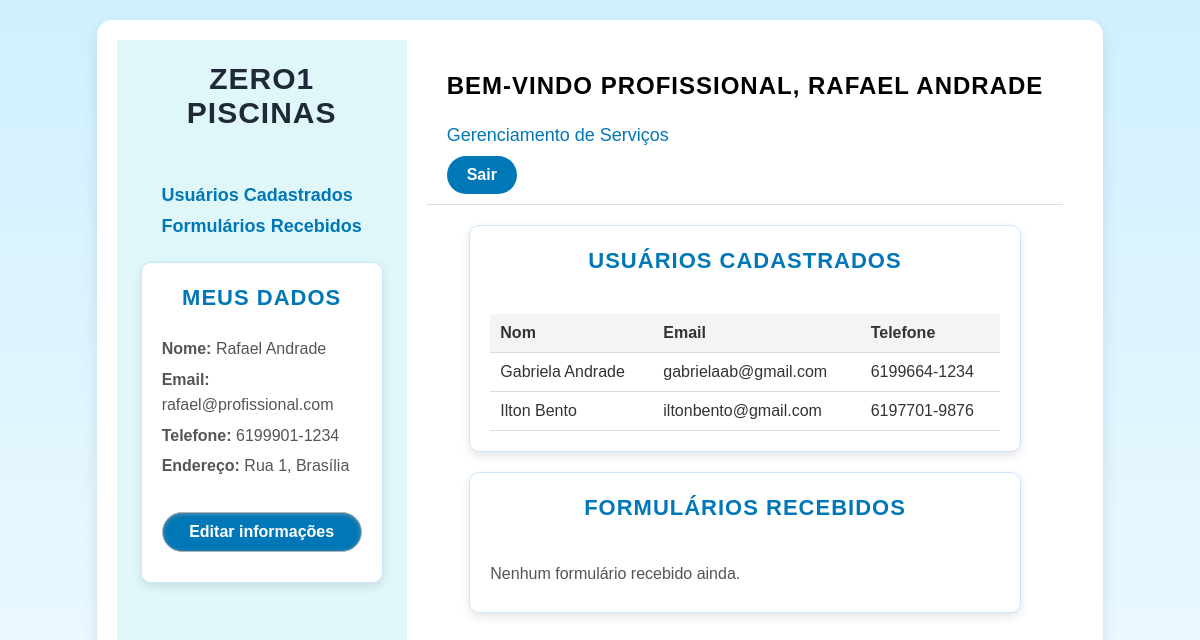
Screenshot of /Profissionais.php (signed in) with the database file from the repository.
### tables this page shows
CREATE TABLE usuarios (
    id INT AUTO_INCREMENT PRIMARY KEY,
    nome VARCHAR(100) NOT NULL,
    email VARCHAR(100) UNIQUE,
    telefone VARCHAR(20),
    endereco TEXT,
    senha VARCHAR(255),
    data_cadastro DATETIME DEFAULT CURRENT_TIMESTAMP,
    tipo_usuario ENUM('cliente', 'profissional') NOT NULL

);

### Profissionais.php (the view, shortened to what this page needs)
<?php
$conexao = Conexao::getInstance();
$id_profissional = $_SESSION['ClassUsuarios'];
$query = "SELECT * FROM usuarios WHERE id = :id_profissional AND tipo_usuario = 'profissional'";
$stmt = $conexao->prepare($query);
$stmt->bindParam(':id_profissional', $id_profissional, PDO::PARAM_INT);
$stmt->execute();
$profissional = $stmt->fetch(PDO::FETCH_ASSOC);
$query_clientes = "SELECT * FROM usuarios WHERE tipo_usuario = 'cliente'";
$stmt_clientes = $conexao->prepare($query_clientes);
$stmt_clientes->execute();
$clientes = $stmt_clientes->fetchAll(PDO::FETCH_ASSOC);
?>
<!DOCTYPE html>
<html lang="pt-br">
<head>
    <link rel="stylesheet" href="css/estilo.css">
</head>
<body>
<div class="container">
    <div class="menu">
        <h2>Zero1 Piscinas</h2>
        <nav>
            <ul>
                <li><a href="#usuarios">Usuários Cadastrados</a></li>
                <li><a href="#formularios">Formulários Recebidos</a></li>
            </ul>
        </nav>
        <div id="perfil" class="card">
            <h2>Meus Dados</h2>
            <p><strong>Nome:</strong> <?= htmlspecialchars($profissional['nome']); ?></p>
            <p><strong>Email:</strong> <?= htmlspecialchars($profissional['email']); ?></p>
            <p><strong>Telefone:</strong> <?= htmlspecialchars($profissional['telefone']); ?></p>
            <p><strong>Endereço:</strong> <?= htmlspecialchars($profissional['endereco']); ?></p>
            <br>
            <input type="button" value="Editar informações" class="btn-dados" onclick="window.location.href='editarProfissional.php';">
        </div>
    </div>
    <div class="content">
        <div class="header">
             <h1>Bem-vindo Profissional, <strong><?= htmlspecialchars($profissional['nome']); ?></strong></h1>
        <div class="header-text">
             <p class="welcome">Gerenciamento de Serviços</p>
        </div>
    <a href="logout.php" class="btn">Sair</a>
</div>
        <div id="usuarios" class="card">
            <h2>Usuários Cadastrados</h2>
            <?php if (!empty($clientes)): ?>
            <table>
                <thead>
                    <tr>
                        <th>Nom</th>
                        <th>Email</th>
                        <th>Telefone</th>
                    </tr>
                </thead>
                <tbody>
                    <?php foreach ($clientes as $cliente): ?>
                    <tr>
                        <td><?= htmlspecialchars($cliente['nome']); ?></td>
                        <td><?= htmlspecialchars($cliente['email']); ?></td>
                        <td><?= htmlspecialchars($cliente['telefone']); ?></td>
                    </tr>
                    <?php endforeach; ?>
                </tbody>
            </table>
            <?php else: ?>
            <p>Nenhum cliente cadastrado.</p>
            <?php endif; ?>
        </div>
        <?php
$query_formularios = "
    SELECT p.*, u.nome AS nome_cliente, u.email AS email_cliente
    FROM piscinas p
    JOIN usuarios u ON p.cliente_id = u.id
    ORDER BY p.id DESC
";
$stmt_formularios = $conexao->prepare($query_formularios);
$stmt_formularios->execute();
$formularios = $stmt_formularios->fetchAll(PDO::FETCH_ASSOC);
?>
        <div id="formularios" class="card">
        <h2>Formulários Recebidos</h2>
<?php if (!empty($formularios)): ?>
    <table>
        <thead>
            <tr>
                <th>Cliente</th>
                <th>Tamanho</th>
                <th>Tipo</th>
                <th>Profundidade</th>
                <th>Data Instalação</th>
                <th>Serviço</th>
                <th>Foto</th>
                <th>Resposta</th>
                <th>Ações</th>
            </tr>
        </thead>
        <tbody>
            <?php foreach ($formularios as $formulario): ?>
            <tr>
                <td><?= htmlspecialchars($formulario['nome_cliente']); ?></td>
                <td><?= htmlspecialchars($formulario['tamanho']); ?></td>
                <td><?= htmlspecialchars($formulario['tipo']); ?></td>
                <td><?= htmlspecialchars($formulario['profundidade']); ?></td>
                <td><?= htmlspecialchars($formulario['data_instalacao']); ?></td>
                <td><?= htmlspecialchars($formulario['servico_desejado']); ?></td>
                <td>
                    <?php if (!empty($formulario['foto_piscina'])): ?>
                        <a href="<?= htmlspecialchars($formulario['foto_piscina']); ?>" target="_blank">Ver Foto</a>
                    <?php else: ?>
                        Sem foto
                    <?php endif; ?>
                </td>
                <td>
                    <?php if (!empty($formulario['resposta_profissional'])): ?>
                        <?= htmlspecialchars($formulario['resposta_profissional']); ?>
                    <?php else: ?>
                        <em>Sem resposta</em>
                    <?php endif; ?>
                </td>
                <td>
                    <a href="responderSolicitacao.php?id=<?= $formulario['id']; ?>" class="btn">Responder</a>
                </td>
            </tr>
            <?php endforeach; ?>
        </tbody>
    </table>
<?php else: ?>
    <p>Nenhum formulário recebido ainda.</p>
<?php endif; ?>
        </div>
    </div>
</div>
</body>
</html>

### css/estilo.css (style rules this page uses)
body { font-family: 'Segoe UI', sans-serif; background: linear-gradient(to bottom, #d0f0ff, #f0faff); background-size: cover; margin: 0; padding: 0; color: #333; min-height: 100vh; }
h2 { font-size: 32px; color: #0077b6; margin-bottom: 20px; text-transform: uppercase; letter-spacing: 1px; }
.menu { list-style: none; display: flex; gap: 15px; margin: 0; padding: 0; justify-content: right; }
.menu li a { text-decoration: none; color: black; font-weight: bold; }
body { font-family: Arial, sans-serif; margin: 0; padding: 0; background-color: #f5f5f5; }
h1, h2 { text-align: center; color: #0077b6; }
h1 { font-size: 32px; color: #0077b6; margin-bottom: 20px; text-transform: uppercase; letter-spacing: 1px; }
h1 { font-size: 36px; color: #066a75; text-align: center; padding: 2px 0 20px 0; }
.btn { padding: 10px 20px; font-size: 12px; }
.menu { list-style: none; display: flex; gap: 15px; margin: 0; padding: 0; }
.menu li { margin: 0; }
*, *::before, *::after { margin: 0; padding: 0; font-family: Arial, sans-serif; }
h2 { font-size: 36px; color: #066a75; text-align: center; padding: 2px 0 20px 0; }
input { width: 100%; padding: 12px; margin: 10px 0; border: 1px solid #b2b2b2; border-radius: 5px; box-shadow: 0 1px 4px rgba(168, 168, 168, 0.6) inset; transition: all 0.3s ease; }
.container { max-width: 1200px; margin: 20px auto; padding: 20px; background-color: #fff; border-radius: 15px; box-shadow: 0 8px 15px rgba(0, 0, 0, 0.1); }
.card { background-color: #e9f5ff; border: 1px solid #cce4ff; border-radius: 8px; padding: 30px; width: 300px; box-shadow: 0 2px 4px rgba(0, 0, 0, 0.1); text-align: left; }
.card p { margin: 5px 0; font-size: 0.9rem; color: #333; }
.btn { display: inline-block; margin-top: 10px; padding: 8px 12px; background-color: #0056b3; color: #fff; font-size: 0.9rem; border: none; border-radius: 5px; text-align: center; cursor: pointer; text-decoration: none; transition: background 0.3s, transform 0.2s; }

### Profissionais.php (style rules this page uses)
body { font-family: 'Segoe UI', sans-serif; background: linear-gradient(to bottom, #d0f0ff, #f0faff); background-size: cover; margin: 0; padding: 0; color: #333; min-height: 100vh; display: flex; flex-direction: column; height: 100vh; }
.container { display: flex; flex: 1; height: 100%; }
.menu { background-color: #E0F7FA; color: #374151; padding: 20px; display: flex; flex-direction: column; align-items: center; height: auto; width: 250px; }
.menu h2 { font-size: 30px; margin: 0; color: #1F2937; }
.menu nav ul { list-style: none; padding: 0; margin: 20px 0 0 0; }
.menu ul li { margin-bottom: 10px; }
.menu ul li a { color: #0077b6; text-decoration: none; font-size: 18px; font-weight: bold; }
.content { flex: 1; padding: 20px; display: flex; flex-direction: column; gap: 20px; height: 100%; overflow-y: auto; }
.header { display: flex; flex-direction: column; justify-content: center; align-items: flex-start; background-color: #ffffff; padding: 10px 20px; border-bottom: 1px solid #ddd; }
.header h1 { font-size: 24px; color: black; margin: 0; }
.header-text { margin-top: 5px; }
.header .welcome { font-size: 18px; color: #0077b6; }
.card { background-color: #ffffff; padding: 20px; border-radius: 10px; box-shadow: 0 4px 10px rgba(0, 0, 0, 0.1); width: 80%; max-width: 1200px; margin: 0 auto; }
.card h2 { font-size: 22px; color: #0077b6; }
.card table { width: 100%; border-collapse: collapse; margin-top: 20px; }
.card table th, .card table td { text-align: left; padding: 10px; border-bottom: 1px solid #ddd; }
.card table th { background-color: #f4f4f4; }
.card p { font-size: 16px; line-height: 1.6; color: #555; }
.btn, .btn-dados { padding: 10px 20px; background: #0077b6; color: white; font-size: 16px; font-weight: bold; text-decoration: none; border-radius: 20px; transition: background 0.3s, transform 0.3s; }

### rows the page displays
usuarios: nome "Rafael Andrade", email "rafael@profissional.com", telefone "6199901-1234", endereco "Rua 1, Brasília", nome "RAFAEL ANDRADE"
usuarios: nome "Gabriela Andrade", email "gabrielaab@gmail.com", telefone "6199664-1234"
usuarios: nome "Ilton Bento", email "iltonbento@gmail.com", telefone "6197701-9876"
